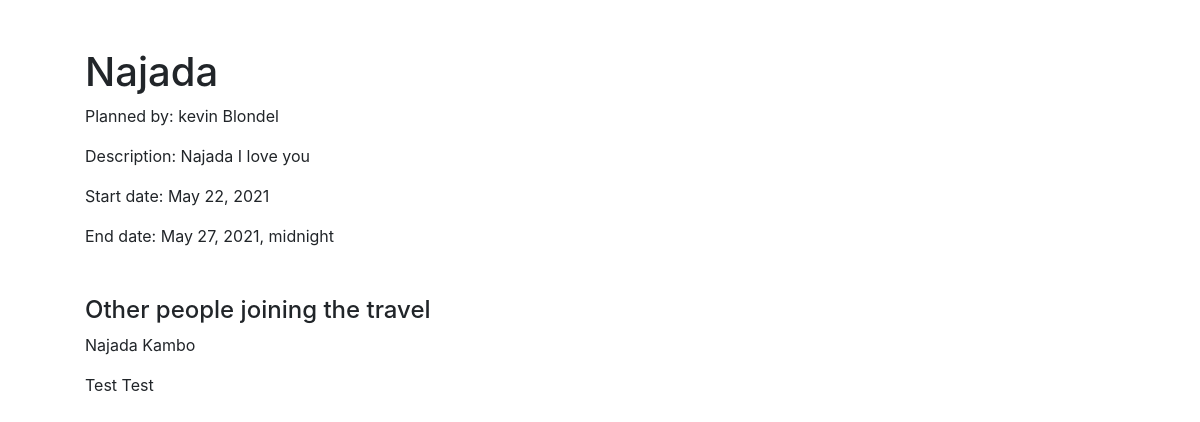
/travels/destination/3, run on the app's committed database.
### login_app/models.py (models this page shows)
class Trip(models.Model):
    destination = models.CharField(max_length=255)
    description = models.TextField()
    user = models.ForeignKey(User, related_name="created_trips", on_delete = models.CASCADE)
    travelers = models.ManyToManyField(User, related_name="trips")
    start_date = models.DateField()
    end_date = models.DateTimeField()
    created_at = models.DateTimeField(auto_now_add=True)
    updated_at = models.DateTimeField(auto_now=True)
    objects = TripManager()

class User(models.Model):
    first_name = models.CharField(max_length=45)
    last_name = models.CharField(max_length=45)
    email = models.EmailField(unique=True)
    password = models.CharField(max_length=255)
    created_at = models.DateTimeField(auto_now_add=True)
    updated_at = models.DateTimeField(auto_now=True)
    objects = UserManager()

### login_app/views.py (the view)
# urls.py: path('travels/destination/<int:id>', views.destination),
def destination(request, id):
    trip = Trip.objects.get(id=id)
    context = {
        'trip': trip
    }
    return render(request, 'show.html', context)

### login_app/templates/show.html
{% extends 'base.html' %}
{% block content %}
<h1>{{trip.destination}}</h1>
<p>Planned by: {{trip.user.first_name}} {{trip.user.last_name}}</p>
<p>Description: {{trip.description}}</p>
<p>Start date: {{trip.start_date}}</p>
<p>End date: {{trip.end_date}}</p>
<h4 class="mt-5">Other people joining the travel</h4>
{% for user in trip.travelers.all %}
{% if user.id != trip.user.id %}
<p>{{user.first_name}} {{user.last_name}}</p>
{% endif %}
{% endfor %}
{% endblock %}

### data on the page
Trip: destination "Najada", user.first_name "kevin", user.last_name "Blondel", description "Najada I love you", start_date "May 22, 2021", end_date "May 27, 2021, midnight"
User: first_name "Najada", last_name "Kambo"
User: first_name "Test", last_name "Test"
